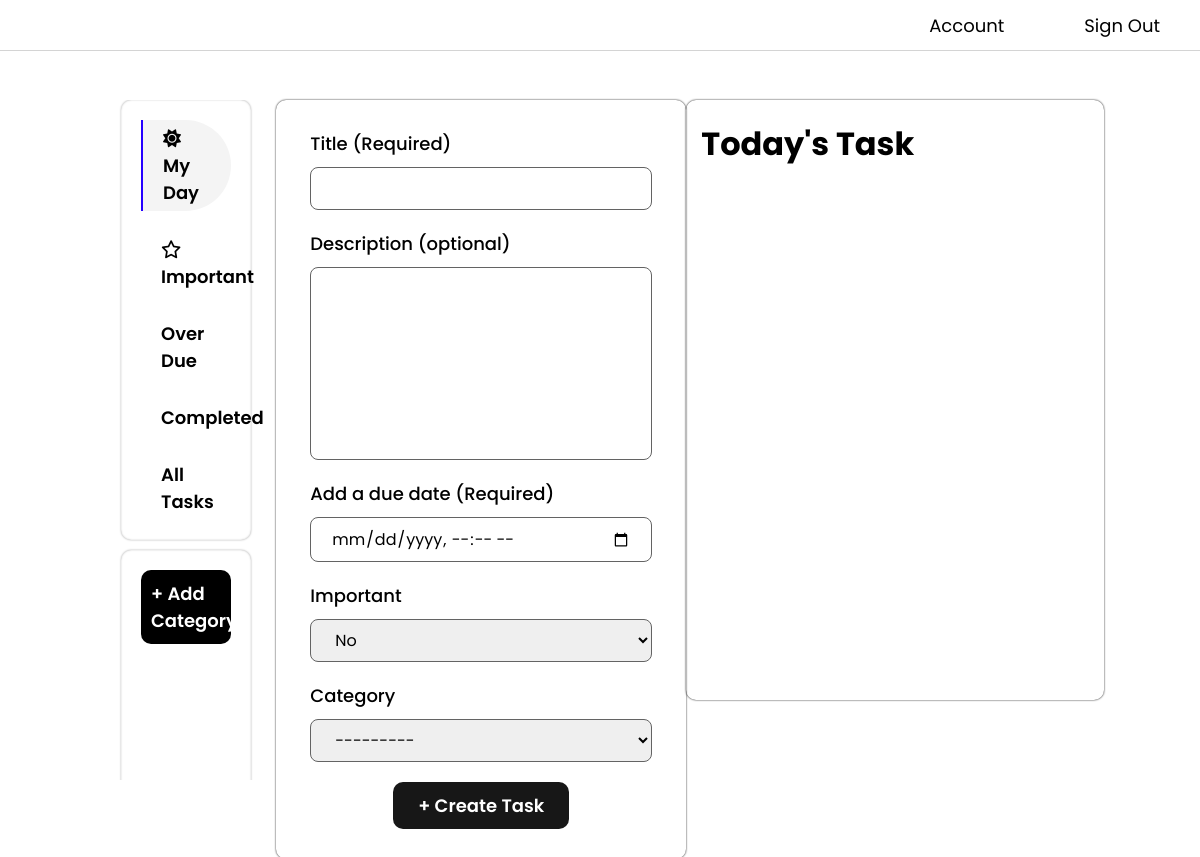
The page /taskboard/ (signed in) on the database as committed earlier.
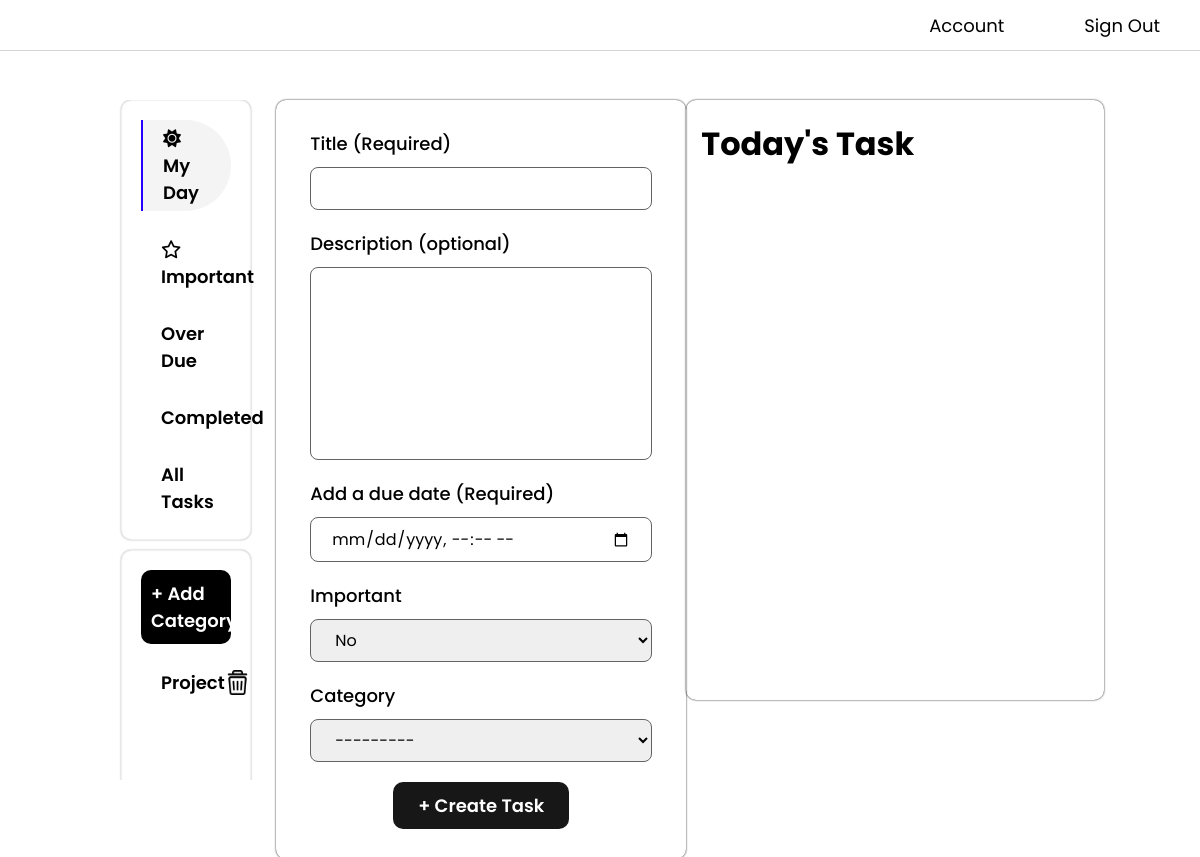
The same page on the database as committed later.
### _taskboard/models.py (models this page shows, shortened)
class Task(models.Model):
    STATUS_CHOICES = [
        ('COMPLETED', 'Completed'),
        ('PENDING', 'Pending')
    ]
    IMPORTANT_CHOICES = [
        ('No', 'No'),
        ('Yes', 'Yes')
    ]
    user = models.ForeignKey(User, on_delete=models.CASCADE, verbose_name="task's Owner", default=0)
    title = models.CharField(max_length=100, blank=True, null=True, verbose_name="task's Title")
    description = models.TextField(max_length=200, blank=True, null=True, verbose_name="task's Description")
    important = models.CharField(max_length=10, choices=IMPORTANT_CHOICES, default='No')
    category = models.ForeignKey(Category, on_delete=models.SET_NULL, related_name="category", blank=True, default=None, null=True)
    status = models.CharField(max_length=20, choices=STATUS_CHOICES, default='PENDING')
    due_date = models.DateTimeField(blank=True, null=True)
    created_at = models.DateTimeField(auto_now_add=True)
    task_id = models.UUIDField(default=uuid.uuid4, unique=True, primary_key=True, editable=False)
    class Meta:
        ordering = ['-important', 'due_date', '-status']

class Category(models.Model):
    name = models.CharField(max_length=255,blank=True)
    user = models.ForeignKey(User, on_delete=models.CASCADE, default=None, null=True, related_name='category')
    def __str__(self):
        return self.name

### _taskboard/views.py (the view)
# urls.py: path('taskboard/', views.taskboard, name="taskboard"),
@login_required(login_url='signin')
def taskboard(request):
    user = request.user
    today = timezone.now().date()
    taskList = Task.objects.filter(user = request.user, due_date__date=today)
    categories = Category.objects.filter(user=request.user)
    num_categories = len(categories)
    tasks, custom_range = paginate(request, taskList)
    form = TaskCreationForm()
    context = {'myTasks':tasks, 'page_range':custom_range, 'createTaskForm':form, 'categories':categories, 'no_of_categories':num_categories}
    return render(request, 'taskboard/taskboard.html', context)

### _taskboard/forms.py
class TaskCreationForm(forms.ModelForm):
    class Meta:
        model = Task
        fields = ['title', 'description', 'due_date', 'important', 'category']
        widgets = {
            'due_date': forms.DateTimeInput(attrs={'type': 'datetime-local'}),
        }
        labels = {
            'title': "Title (Required)",
            'description': "Description (optional)",
            'due_date': "Add a due date (Required)"
        }
    def __init__(self, *args, **kwargs):
        self.user = kwargs.pop('user', None)
        super().__init__(*args, **kwargs)
        if self.user:
            self.fields['category'].queryset = Category.objects.filter(user=self.user)
        self.fields['description'].widget.attrs.update({'rows': 7})
        self.fields['title'].widget.attrs.update({'required': True})
        self.fields['due_date'].widget.attrs.update({'required': True})

### _taskboard/templates/taskboard/taskboard.html (shortened to what this page needs)
{% extends 'taskboard/base.html'%}
{% block  content %}
{% load static %}
<main>
    {% include "taskboard/sidebar.html" %}
    <div class="task-actions">
        <div class="create-task">
            <form action="{% url 'create-task' %}" method="post" id="createTaskForm">
                {% for field in createTaskForm %}
                <div class="input-box">
                    <label for="id_{{field.name}}">{{field.label}}</label>
                    {{field}}
                </div>
                {% endfor %}
                <button class="btn" type="submit"> + Create Task</button>
            </form>
        </div>
    </div>
    <div class="displayTasks">
        <h1>Today's Task</h1>
    </div>
</main>
{% endblock content %}

### _taskboard/templates/taskboard/sidebar.html
{% load static %}
<div class="sidebar">
  <div class="section">
    <button class="active sidebarLink">
      <i class="fa-solid fa-sun"></i> My Day
    </button>
    <button class="sidebarLink" data-query="important">
      <i class="fa-regular fa-star"></i> Important
    </button>
    <button class="sidebarLink" data-query="overdue">Over Due</button>
    <button class="sidebarLink" data-query="completed">Completed</button>
    <button class="sidebarLink" data-query="all">All Tasks</button>
  </div>
  <div class="section">
    {% if no_of_categories < 5 %}
    <button class="btn add-category" style="color: #fff; padding: 10px; background: #000; visibility:visible;">
      + Add Category
    </button>
    {% else %}
    <button class="btn add-category" style="color: #fff; padding: 10px; background: #000;" disabled>
      + Add Category
    </button>
    {% endif %}
    <div class="categories_display">
      {% for category in  categories %}
      <button class="sidebarLink-category">
        <div class="category-name">
          <p style="flex: 1" data-query="category_{{category}}">{{category}}</p>
          <img src="{% static 'img/icons/recycle-bin.png' %}" data-id="{{category.id}}"/>
        </div>
      </button>
      {% endfor %}
    </div>
  </div>
</div>

Rows that differ between the two databases and show on the page:
now on this page (row edited): Category: name "Project"
